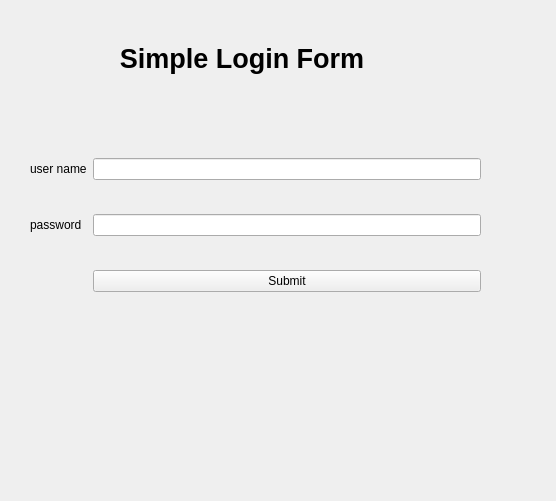
<?xml version="1.0" encoding="UTF-8"?>
<ui version="4.0">
 <class>Form</class>
 <widget class="QWidget" name="Form">
  <property name="geometry">
   <rect>
    <x>0</x>
    <y>0</y>
    <width>556</width>
    <height>501</height>
   </rect>
  </property>
  <property name="windowTitle">
   <string>Form</string>
  </property>
  <widget class="QLabel" name="label">
   <property name="geometry">
    <rect>
     <x>100</x>
     <y>30</y>
     <width>284</width>
     <height>57</height>
    </rect>
   </property>
   <property name="font">
    <font>
     <pointsize>20</pointsize>
     <weight>75</weight>
     <bold>true</bold>
    </font>
   </property>
   <property name="text">
    <string>Simple Login Form</string>
   </property>
   <property name="alignment">
    <set>Qt::AlignCenter</set>
   </property>
  </widget>
  <widget class="QWidget" name="formLayoutWidget">
   <property name="geometry">
    <rect>
     <x>30</x>
     <y>130</y>
     <width>451</width>
     <height>211</height>
    </rect>
   </property>
   <layout class="QFormLayout" name="formLayout">
    <item row="0" column="0">
     <widget class="QLabel" name="label_2">
      <property name="text">
       <string>user name</string>
      </property>
     </widget>
    </item>
    <item row="2" column="0">
     <widget class="QLabel" name="label_3">
      <property name="text">
       <string>password</string>
      </property>
     </widget>
    </item>
    <item row="0" column="1">
     <widget class="QLineEdit" name="leUserName"/>
    </item>
    <item row="2" column="1">
     <widget class="QLineEdit" name="lePass"/>
    </item>
    <item row="3" column="1">
     <widget class="QPushButton" name="btnSubmit">
      <property name="text">
       <string>Submit</string>
      </property>
     </widget>
    </item>
    <item row="3" column="0">
     <spacer name="verticalSpacer">
      <property name="orientation">
       <enum>Qt::Vertical</enum>
      </property>
      <property name="sizeHint" stdset="0">
       <size>
        <width>20</width>
        <height>40</height>
       </size>
      </property>
     </spacer>
    </item>
   </layout>
  </widget>
 </widget>
 <resources/>
 <connections/>
</ui>
